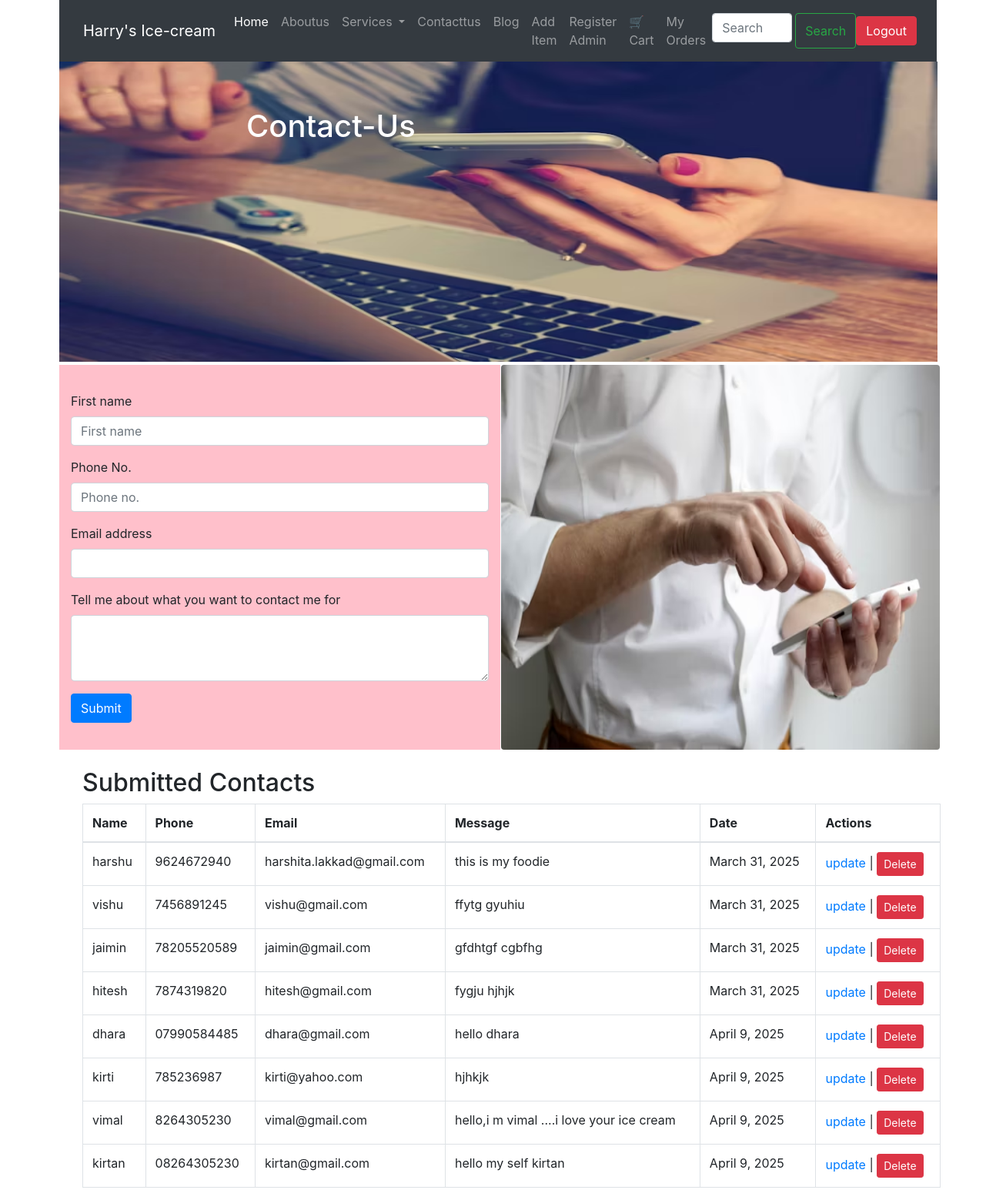
Before: /contact/ (signed in) with the older database file.
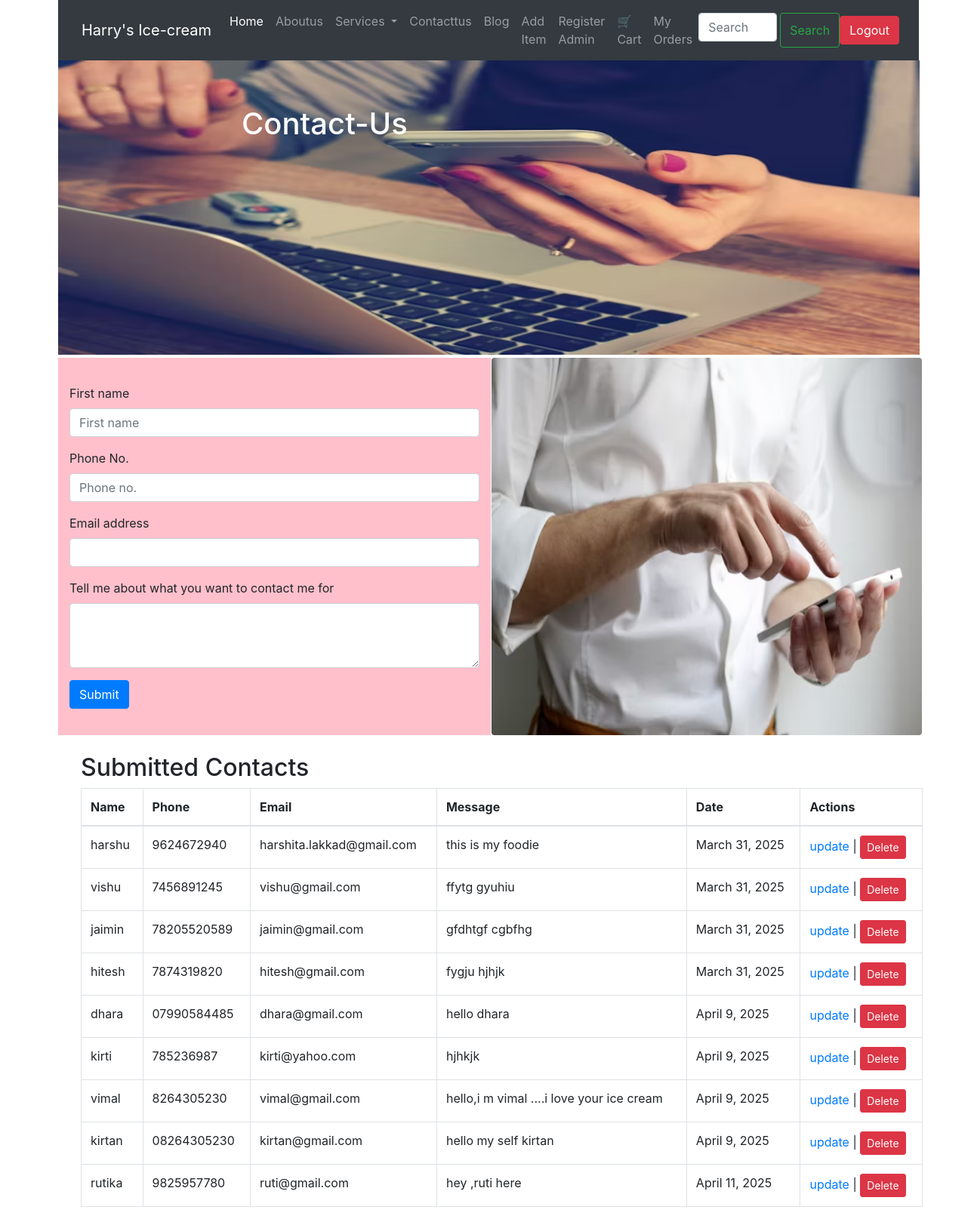
After: the same page with the newer database file.
### my_app/models.py (models this page shows, shortened)
class Contact(models.Model):
    name = models.CharField(max_length=150)
    phone =models.CharField(max_length=10)
    email = models.EmailField(max_length=100)
    desc = models.TextField(max_length=500)
    date = models.DateField()

### my_app/views.py (the view, shortened to what this page needs)
# urls.py: path('contact/',views.contact,name="contact"),
@login_required(login_url='login')
def contact(request):
    categories = get_categories()
    contacts = Contact.objects.all()
    return render(request, "contact.html",{'contacts':contacts, 'categories': categories})

### my_app/views.py (called while the page is built)
def get_categories():
    return Icecream.objects.values_list('category', flat=True).distinct()

### templates/contact.html (shortened to what this page needs)
{% extends "base.html" %}
{% block content %}
<div class = "container-fluid px-0 my-0">
    <img src="/static/media/contactus.png" class = "d-block img-fluid" style = "height:390px; width:91%;">
    <h1 class="position-absolute text-white" style="top:140px; left:320px;">Contact-Us</h1>
</div>
<div class="container my-1" >
    <div class="row">
        <div class="col-md-6 d-flex flex-column justify-content-center" style="background-color:pink;">
            <form class="row g-3" method="post" action="{% url 'contact' %}">
            <div class="col-12">
                <label for="firstname" class="form-label">First name</label>
                <input type="text" class="form-control" placeholder="First name" aria-label="First name" name="name">
              </div>
              <div class="col">
                <label for="phone" class="form-label">Phone No.</label>
                <input type="text" class="form-control" placeholder="Phone no." aria-label="phoneno" name ="phone">
              </div>
            <div class="col-12">
                <label for="exampleInputEmail1" class="form-label">Email address</label>
                <input type="email" class="form-control" name="email" id="exampleInputEmail1" aria-describedby="emailHelp">
            </div>
            <div class="col-12">
                <label for="desc" class="form-label" id = "desc">Tell me about what you want to contact me for</label>
                <textarea class="form-control" id="desc" name="desc" rows="3"></textarea>
            </div>
        <div class="col-12">
            <button type="submit" class="btn btn-primary">Submit</button>
          </div>
      </form>
    </div>
      <div class="col-md-6 d-flex align-items-center justify-content-center" style = "width:100%;">
        <img src="/static/media/contact-form.png" class="img-fluid rounded" style="max-width: 105%; height:500px;">
    </div>
</div>
<div class="container mt-4">
  <h2>Submitted Contacts</h2>
  <table class="table table-bordered">
      <thead>
          <tr>
              <th>Name</th>
              <th>Phone</th>
              <th>Email</th>
              <th>Message</th>
              <th>Date</th>
              <th>Actions</th>
          </tr>
      </thead>
      <tbody>
          {% for contact in contacts %}
          <tr>
              <td>{{ contact.name }}</td>
              <td>{{ contact.phone }}</td>
              <td>{{ contact.email }}</td>
              <td>{{ contact.desc }}</td>
              <td>{{ contact.date }}</td>
              <td><a href="{% url 'update_contact' contact.id %}">update</a> |
                  <a href="{% url 'delete_contact' contact.id %}" class="btn btn-danger btn-sm"
                    onclick="return confirm('Are you sure you want to delete {{ contact.name }}?')">
                Delete
             </a>
          </tr>
          {% empty %}
          <tr>
              <td colspan="5" class="text-center">No contacts found</td>
          </tr>
          {% endfor %}
      </tbody>
  </table>
</div>
{% endblock content %}

Changed rows visible on the page:
added Contact: name "rutika", phone "9825957780", email "ruti@gmail.com", desc "hey ,ruti here", date "April 11, 2025"
